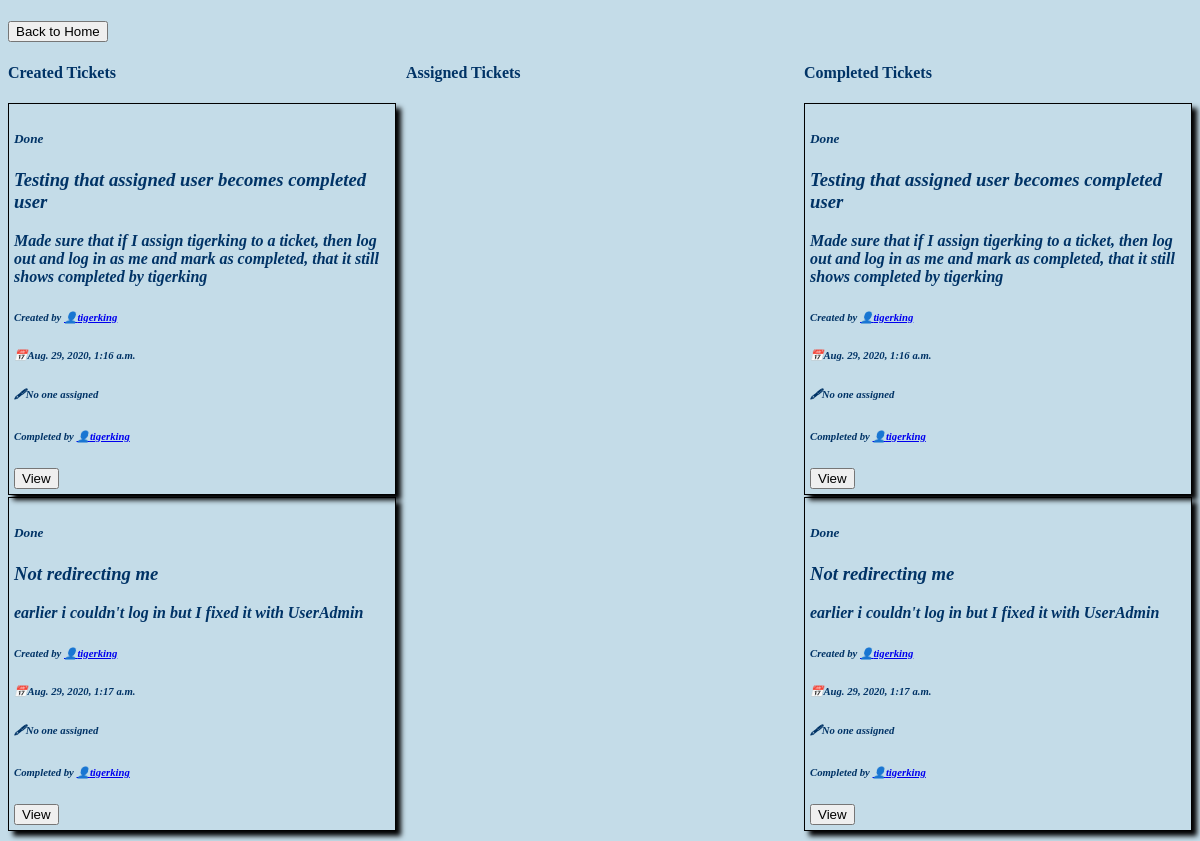
The page /user/3 (signed in) on the database its author committed.
### bugtrack/models.py (models this page shows, shortened)
class Ticket(models.Model):
    NEW = 'New'
    ASSIGNED = 'In Progress'
    INVALID = 'Invalid'
    COMPLETE = 'Done'
    STATUS_CHOICES = [
        (NEW, 'New'),
        (ASSIGNED, 'In Progress'),
        (INVALID, 'Invalid'),
        (COMPLETE, 'Done')
    ]
    title = models.CharField(max_length=150)
    time_created = models.DateTimeField(default=timezone.now)
    description = models.CharField(max_length=250)
    created_by = models.ForeignKey(CustomUser, on_delete=models.CASCADE, related_name='created_by')
    status = models.CharField(max_length=11, choices=STATUS_CHOICES, default=NEW)
    assigned_to = models.ForeignKey(CustomUser, on_delete=models.CASCADE, default=None, null=True, blank="True", related_name='assigned_to')
    completed_by = models.ForeignKey(CustomUser, on_delete=models.CASCADE, default=None, null=True, blank='True', related_name='completed_by')

### customuser/models.py (models this page shows)
class CustomUser(AbstractUser):
    display_name = models.CharField(max_length=50, unique=True)
    USERNAME_FIELD = 'username'
    REQUIRED_FIELDS = ['display_name']
    def __str__(self):
        return self.username

### customuser/views.py (the view)
# urls.py: path('user/<int:userid>', user_details, name='user_details')
@login_required
def user_details(request, userid):
    user = CustomUser.objects.get(id=userid)
    assigned = Ticket.objects.filter(assigned_to=user)
    completed = Ticket.objects.filter(completed_by=user)
    created = Ticket.objects.filter(created_by=user)
    return render(request, 'profile.html',
                  {'user': user, 'assigned': assigned, 'completed': completed, 'created': created})

### templates/profile.html (shortened to what this page needs)
<!DOCTYPE html>
<html lang="en">
<head>
</head>
<body>
    <a href="/"><button>Back to Home</button></a>
    <div class='container'>
        <div>
            <h4 class='title'>Created Tickets</h4>
            {% for ticket in created %}
            <div class='ticket'>
                {% include './partials/ticket.html' %}
            </div>
            {% endfor %}
        </div>
        <div>
            <h4 class='title'>Assigned Tickets</h4>
        </div>
        <div>
            <h4 class='title'>Completed Tickets</h4>
            {% for ticket in completed %}
            <div class='ticket'>
                {% include './partials/ticket.html' %}
            </div>
            {% endfor %}
        </div>
    </div>
</body>
</html>

### templates/partials/ticket.html
{% block generic_ticket %}
<div id="ticket">
    <div>
        <h5>{{ ticket.status }}</h5>
        <h3>{{ ticket.title }}</h3>
        <p>{{ ticket.description }}</p>
        <h6>Created by <a href="/user/{{ ticket.created_by.id }}">👤{{ ticket.created_by }}</a></h6>
        <h6>📅{{ ticket.time_created }}</h6>
        {% if ticket.assigned_to is not None %}
            <h6>Assigned to <a href="/user/{{ ticket.assigned_to.id }}">👤{{ ticket.assigned_to }}</a></h6>
        {% else %}
            <h6>🖋No one assigned</h6>
        {% endif %}
        {% if ticket.completed_by is not None %}
            <h6>Completed by <a href="/user/{{ ticket.completed_by.id }}">👤{{ ticket.completed_by }}</a></h6>
        {% else %}
            <h6>❌Incomplete</h6>
        {% endif %}
    </div>
    <a href="/ticket/{{ ticket.id }}/"><button>View</button></a>
</div>
{% endblock %}

### templates/profile.html (style rules this page uses)
body { background-color: #c4dce8; color: #003366; font-family: "Victor Mono"; }
.container { display: grid; grid-template-columns: repeat(3, 1fr); grid-column-gap: 10px; }
.ticket { display: grid; border: 1px black solid; margin-bottom: 2px; padding: 5px; box-shadow: 5px 5px 5px black; font-style: italic; font-weight: bold; }
.title { display: grid; }

### rows shown on the page
Ticket: status "Done", title "Testing that assigned user becomes completed user", description "Made sure that if I assign tigerking to a ticket, then log out and log in as me and mark as completed, that it still shows completed by tigerking", created_by "tigerking", time_created "Aug. 29, 2020, 1:16 a.m.", shows "🖋No one assigned", completed_by "tigerking"
Ticket: status "Done", title "Not redirecting me", description "earlier i couldn't log in but I fixed it with UserAdmin", created_by "tigerking", time_created "Aug. 29, 2020, 1:17 a.m.", shows "🖋No one assigned", completed_by "tigerking"
